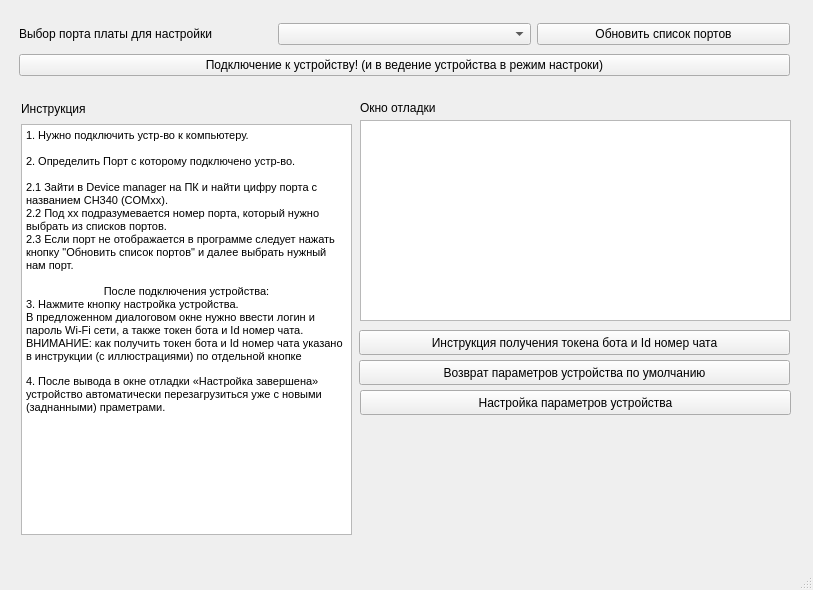
<?xml version="1.0" encoding="UTF-8"?>
<ui version="4.0">
 <class>MainWindow</class>
 <widget class="QMainWindow" name="MainWindow">
  <property name="geometry">
   <rect>
    <x>0</x>
    <y>0</y>
    <width>813</width>
    <height>590</height>
   </rect>
  </property>
  <property name="windowTitle">
   <string>Приложение для настроки сенсора движения.</string>
  </property>
  <widget class="QWidget" name="centralwidget">
   <widget class="QWidget" name="layoutWidget">
    <property name="geometry">
     <rect>
      <x>19</x>
      <y>20</y>
      <width>771</width>
      <height>61</height>
     </rect>
    </property>
    <layout class="QVBoxLayout" name="verticalLayout">
     <item>
      <layout class="QHBoxLayout" name="horizontalLayout">
       <item>
        <widget class="QLabel" name="label">
         <property name="text">
          <string>Выбор порта платы для настройки</string>
         </property>
        </widget>
       </item>
       <item>
        <widget class="QComboBox" name="COMportSelection"/>
       </item>
       <item>
        <widget class="QPushButton" name="UpdateCOMPorts">
         <property name="text">
          <string>Обновить список портов</string>
         </property>
        </widget>
       </item>
      </layout>
     </item>
     <item>
      <widget class="QPushButton" name="ButtonConnect">
       <property name="text">
        <string>Подключение к устройству! (и в ведение устройства в режим настроки)</string>
       </property>
      </widget>
     </item>
    </layout>
   </widget>
   <widget class="QPushButton" name="TokenIntruction">
    <property name="geometry">
     <rect>
      <x>359</x>
      <y>330</y>
      <width>431</width>
      <height>25</height>
     </rect>
    </property>
    <property name="text">
     <string>Инструкция получения токена бота и Id номер чата</string>
    </property>
   </widget>
   <widget class="QPushButton" name="SetupDevice">
    <property name="geometry">
     <rect>
      <x>360</x>
      <y>390</y>
      <width>431</width>
      <height>25</height>
     </rect>
    </property>
    <property name="text">
     <string>Настройка параметров устройства</string>
    </property>
   </widget>
   <widget class="QLabel" name="label_3">
    <property name="geometry">
     <rect>
      <x>21</x>
      <y>101</y>
      <width>67</width>
      <height>16</height>
     </rect>
    </property>
    <property name="text">
     <string>Инструкция</string>
    </property>
   </widget>
   <widget class="QLabel" name="label_2">
    <property name="geometry">
     <rect>
      <x>360</x>
      <y>100</y>
      <width>80</width>
      <height>16</height>
     </rect>
    </property>
    <property name="text">
     <string>Окно отладки</string>
    </property>
   </widget>
   <widget class="QTextEdit" name="textEdit">
    <property name="geometry">
     <rect>
      <x>21</x>
      <y>124</y>
      <width>331</width>
      <height>411</height>
     </rect>
    </property>
    <property name="html">
     <string>&lt;!DOCTYPE HTML PUBLIC &quot;-//W3C//DTD HTML 4.0//EN&quot; &quot;http://www.w3.org/TR/REC-html40/strict.dtd&quot;&gt;
&lt;html&gt;&lt;head&gt;&lt;meta name=&quot;qrichtext&quot; content=&quot;1&quot; /&gt;&lt;style type=&quot;text/css&quot;&gt;
p, li { white-space: pre-wrap; }
&lt;/style&gt;&lt;/head&gt;&lt;body style=&quot; font-family:'MS Shell Dlg 2'; font-size:7.8pt; font-weight:400; font-style:normal;&quot;&gt;
&lt;p style=&quot; margin-top:0px; margin-bottom:0px; margin-left:0px; margin-right:0px; -qt-block-indent:0; text-indent:0px;&quot;&gt;&lt;span style=&quot; font-family:'MS Shell Dlg 2','sans-serif'; font-size:8pt;&quot;&gt;1. Нужно подключить устр-во к компьютеру.&lt;/span&gt;&lt;/p&gt;
&lt;p style=&quot; margin-top:0px; margin-bottom:0px; margin-left:0px; margin-right:0px; -qt-block-indent:0; text-indent:0px;&quot;&gt;&lt;span style=&quot; font-size:8pt;&quot;&gt; &lt;/span&gt;&lt;/p&gt;
&lt;p style=&quot; margin-top:0px; margin-bottom:0px; margin-left:0px; margin-right:0px; -qt-block-indent:0; text-indent:0px;&quot;&gt;&lt;span style=&quot; font-family:'MS Shell Dlg 2','sans-serif'; font-size:8pt;&quot;&gt;2. Определить Порт с которому подключено устр-во.&lt;/span&gt;&lt;span style=&quot; font-size:8pt;&quot;&gt; &lt;/span&gt;&lt;/p&gt;
&lt;p style=&quot;-qt-paragraph-type:empty; margin-top:0px; margin-bottom:0px; margin-left:0px; margin-right:0px; -qt-block-indent:0; text-indent:0px; font-size:8pt;&quot;&gt;&lt;br /&gt;&lt;/p&gt;
&lt;p style=&quot; margin-top:0px; margin-bottom:0px; margin-left:0px; margin-right:0px; -qt-block-indent:0; text-indent:0px;&quot;&gt;&lt;span style=&quot; font-family:'MS Shell Dlg 2','sans-serif'; font-size:8pt;&quot;&gt;2.1 Зайти в Device manager на ПК и найти цифру порта с названием CH340 (COMxx).&lt;/span&gt;&lt;span style=&quot; font-size:8pt;&quot;&gt; &lt;/span&gt;&lt;/p&gt;
&lt;p style=&quot; margin-top:0px; margin-bottom:0px; margin-left:0px; margin-right:0px; -qt-block-indent:0; text-indent:0px;&quot;&gt;&lt;span style=&quot; font-family:'MS Shell Dlg 2','sans-serif'; font-size:8pt;&quot;&gt;2.2 Под xx подразумевается номер порта, который нужно выбрать из списков портов.&lt;/span&gt;&lt;span style=&quot; font-size:8pt;&quot;&gt; &lt;/span&gt;&lt;/p&gt;
&lt;p style=&quot; margin-top:0px; margin-bottom:0px; margin-left:0px; margin-right:0px; -qt-block-indent:0; text-indent:0px;&quot;&gt;&lt;span style=&quot; font-family:'MS Shell Dlg 2','sans-serif'; font-size:8pt;&quot;&gt;2.3 Если порт не отображается в программе следует нажать кнопку &amp;quot;Обновить список портов&amp;quot; и далее выбрать нужный нам порт.&lt;/span&gt;&lt;span style=&quot; font-size:8pt;&quot;&gt; &lt;/span&gt;&lt;/p&gt;
&lt;p style=&quot;-qt-paragraph-type:empty; margin-top:0px; margin-bottom:0px; margin-left:0px; margin-right:0px; -qt-block-indent:0; text-indent:0px; font-size:8pt;&quot;&gt;&lt;br /&gt;&lt;/p&gt;
&lt;p align=&quot;center&quot; style=&quot; margin-top:0px; margin-bottom:0px; margin-left:0px; margin-right:0px; -qt-block-indent:0; text-indent:0px;&quot;&gt;&lt;span style=&quot; font-family:'MS Shell Dlg 2','sans-serif'; font-size:8pt;&quot;&gt;После подключения устройства:&lt;/span&gt;&lt;/p&gt;
&lt;p style=&quot; margin-top:0px; margin-bottom:0px; margin-left:0px; margin-right:0px; -qt-block-indent:0; text-indent:0px;&quot;&gt;&lt;span style=&quot; font-family:'MS Shell Dlg 2','sans-serif'; font-size:8pt;&quot;&gt;3. Нажмите кнопку настройка устройства.&lt;/span&gt;&lt;span style=&quot; font-size:8pt;&quot;&gt; &lt;/span&gt;&lt;/p&gt;
&lt;p style=&quot; margin-top:0px; margin-bottom:0px; margin-left:0px; margin-right:0px; -qt-block-indent:0; text-indent:0px;&quot;&gt;&lt;span style=&quot; font-family:'MS Shell Dlg 2','sans-serif'; font-size:8pt;&quot;&gt;В предложенном диалоговом окне нужно ввести логин и пароль Wi-Fi сети, а также токен бота и Id номер чата. &lt;/span&gt;&lt;/p&gt;
&lt;p style=&quot; margin-top:0px; margin-bottom:0px; margin-left:0px; margin-right:0px; -qt-block-indent:0; text-indent:0px;&quot;&gt;&lt;span style=&quot; font-family:'MS Shell Dlg 2','sans-serif'; font-size:8pt;&quot;&gt;ВНИМАНИЕ: как получить токен бота и Id номер чата указано в инструкции (с иллюстрациями) по отдельной кнопке &lt;/span&gt;&lt;/p&gt;
&lt;p style=&quot; margin-top:12px; margin-bottom:12px; margin-left:0px; margin-right:0px; -qt-block-indent:0; text-indent:0px;&quot;&gt;&lt;span style=&quot; font-family:'MS Shell Dlg 2','sans-serif'; font-size:8pt;&quot;&gt;4. После вывода в окне отладки «Настройка завершена» устройство автоматически перезагрузиться уже с новыми (заднанными) праметрами.&lt;/span&gt;&lt;/p&gt;&lt;/body&gt;&lt;/html&gt;</string>
    </property>
   </widget>
   <widget class="QPlainTextEdit" name="debugWindow">
    <property name="geometry">
     <rect>
      <x>360</x>
      <y>120</y>
      <width>431</width>
      <height>201</height>
     </rect>
    </property>
    <property name="plainText">
     <string/>
    </property>
   </widget>
   <widget class="QPushButton" name="ReturnDefaultSettings">
    <property name="geometry">
     <rect>
      <x>359</x>
      <y>360</y>
      <width>431</width>
      <height>25</height>
     </rect>
    </property>
    <property name="text">
     <string>Возврат параметров устройства по умолчанию</string>
    </property>
   </widget>
  </widget>
  <widget class="QMenuBar" name="menubar">
   <property name="geometry">
    <rect>
     <x>0</x>
     <y>0</y>
     <width>813</width>
     <height>25</height>
    </rect>
   </property>
  </widget>
  <widget class="QStatusBar" name="statusbar"/>
 </widget>
 <resources/>
 <connections/>
</ui>
